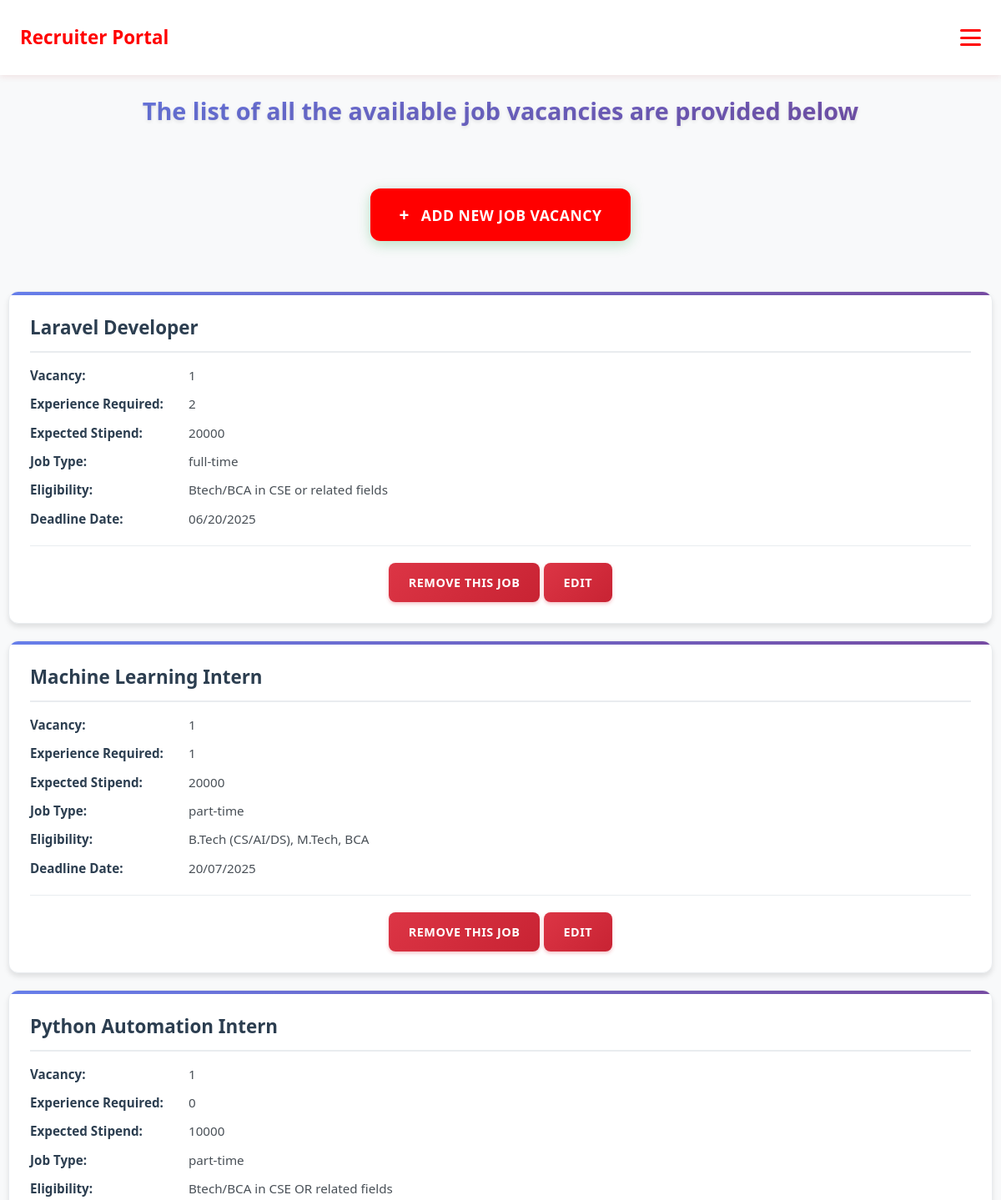
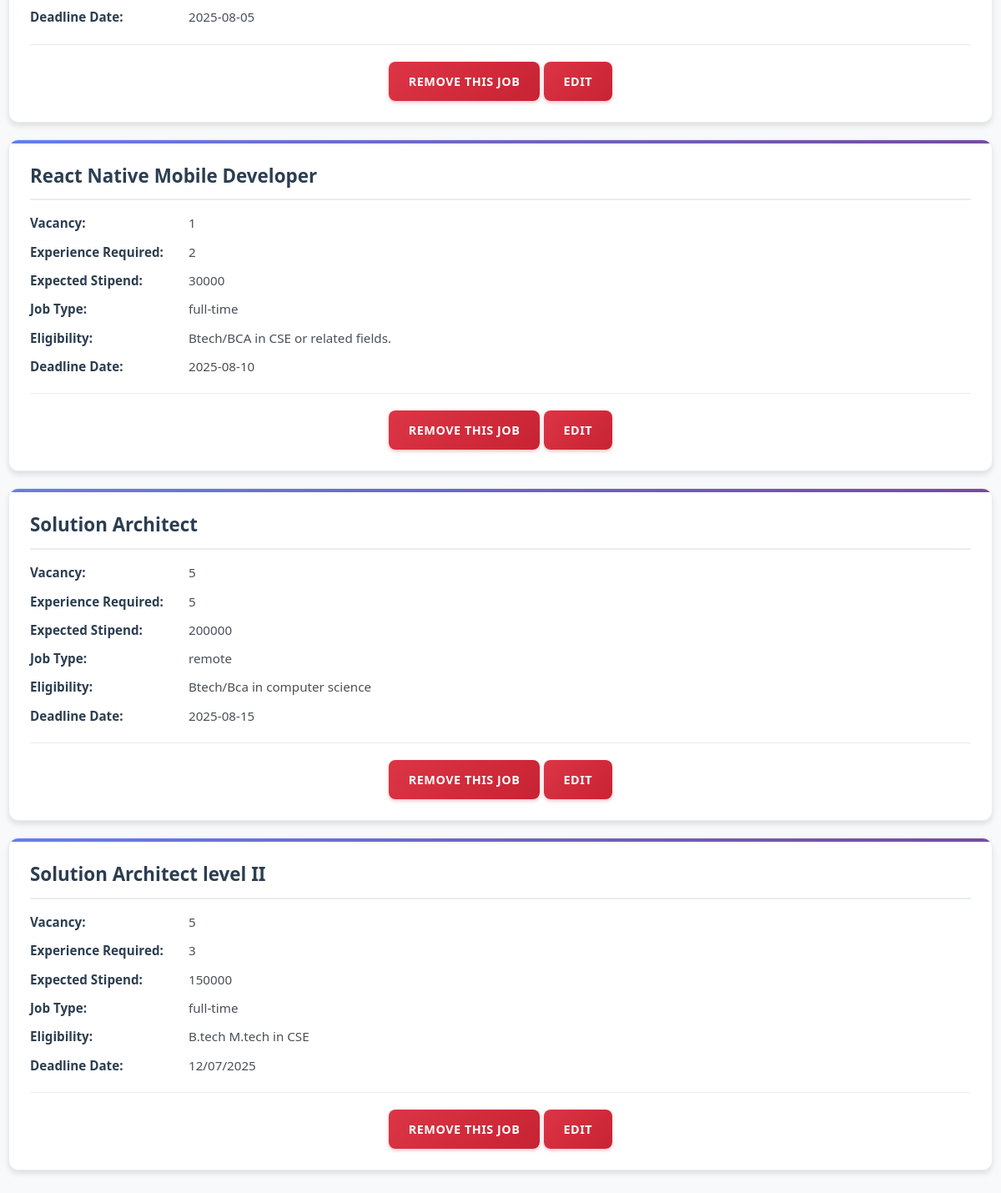
The app's page /webpages/recruiter/managejobvacancy.php (signed in) with its own data (2 pictures, top to bottom).
### tables this page shows
CREATE TABLE `job_vacancy` (
  `JOBTITLE` varchar(50) NOT NULL,
  `VACANCY` int(3) NOT NULL,
  `EXPEREINCE` int(3) NOT NULL,
  `EXPECTEDSTIPEND` int(7) NOT NULL,
  `JOBTYPE` varchar(25) NOT NULL,
  `ELIGIBILITY` varchar(50) NOT NULL,
  `DEADLINEDATE` varchar(14) NOT NULL
);

### webpages/recruiter/managejobvacancy.php (the view, shortened to what this page needs)
<?php
    require("../recruiternavbar.php");
    require("../../dbconn.php");
    $sql = "SELECT * FROM job_vacancy";
    $result = $conn->query($sql);
    $no_data = null;
?>
<!DOCTYPE html>
<html lang="en">
<head>
    <link rel="stylesheet" href="../../styles/manageapp_.css">
</head>
<body>
    <h3>The list of all the available job vacancies are provided below</h3>
    <div class="add-job-section">
        <a href="/INTERNSHIP_PROJECT/backend/addjob.php" class="add-job-btn">
            Add New Job Vacancy
        </a>
    </div>
    <?php if ($no_data): ?>
    <div class="no-data"><?php echo $no_data; ?> </div>
    <?php else: ?>
        <div class="scroll-container">
            <?php while ($row = $result->fetch_assoc()): ?>
                <div class="applicant-card">
                    <h4><?php echo htmlspecialchars($row['JOBTITLE']); ?></h4>
                    <p><strong>Vacancy:</strong> <?php echo $row['VACANCY']; ?></p>
                    <p><strong>Experience Required:</strong> <?php echo $row['EXPEREINCE']; ?></p>
                    <p><strong>Expected Stipend:</strong> <?php echo $row['EXPECTEDSTIPEND']; ?></p>
                    <p><strong>Job Type:</strong> <?php echo $row['JOBTYPE']; ?></p>
                    <p><strong>Eligibility:</strong> <?php echo $row['ELIGIBILITY']; ?></p>
                    <p><strong>Deadline Date:</strong> <?php echo $row['DEADLINEDATE']; ?></p>
                    <div class="action-buttons">
                        <a href="/INTERNSHIP_PROJECT/backend/remove.php?jobtitle=<?php echo urlencode($row['JOBTITLE']); ?>" class="accept-btn">Remove this job</a>
                        <a href="/INTERNSHIP_PROJECT/backend/edit.php?jobtitle=<?php echo urlencode($row['JOBTITLE']); ?>" class="accept-btn">Edit</a>
                    </div>
                </div>
            <?php endwhile; ?>
        </div>
    <?php endif; ?>
</body>
</html>

### webpages/recruiternavbar.php (shortened to what this page needs)
<!DOCTYPE html>
<html lang="en">
<head>
</head>
<body>
<nav class="navbar">
  <div class="navbar-container">
    <div class="navbar-brand">
      <span class="brand-title">Recruiter Portal</span>
    </div>
    <div class="menu-toggle" onclick="toggleMenu()">
      <span></span>
      <span></span>
      <span></span>
    </div>
  </div>
</nav>
</body>
</html>

### styles/manageapp_.css (style rules this page uses)
* { margin: 0; padding: 0; box-sizing: border-box; }
body { font-family: 'Segoe UI', Tahoma, Geneva, Verdana, sans-serif; line-height: 1.6; color: #333; background-color: #f8f9fa; min-height: 100vh; }
h3 { text-align: center; color: #2c3e50; margin-bottom: 30px; font-size: 1.8rem; font-weight: 600; padding: 20px; background: linear-gradient(135deg, #667eea 0%, #764ba2 100%); background-clip: text; -webkit-background-clip: text; -webkit-text-fill-color: transparent; text-shadow: 0 2px 4px rgba(0,0,0,0.1); }
.scroll-container { max-height: 80vh; overflow-y: auto; padding: 10px; scroll-behavior: smooth; }
.applicant-card { background: #fff; border-radius: 12px; padding: 25px; margin-bottom: 20px; box-shadow: 0 4px 6px rgba(0, 0, 0, 0.1); border: 1px solid #e9ecef; transition: all 0.3s ease; position: relative; overflow: hidden; }
.applicant-card::before { content: ''; position: absolute; top: 0; left: 0; width: 100%; height: 4px; background: linear-gradient(90deg, #667eea 0%, #764ba2 100%); }
.applicant-card h4 { color: #2c3e50; font-size: 1.4rem; font-weight: 700; margin-bottom: 15px; padding-bottom: 10px; border-bottom: 2px solid #e9ecef; }
.applicant-card p { margin-bottom: 10px; font-size: 0.95rem; color: #495057; display: flex; align-items: center; }
.applicant-card p strong { color: #2c3e50; font-weight: 600; min-width: 180px; margin-right: 10px; }
.action-buttons { margin-top: 20px; padding-top: 20px; border-top: 1px solid #e9ecef; text-align: center; }
.accept-btn { display: inline-block; background: linear-gradient(135deg, #dc3545 0%, #c82333 100%); color: #fff; text-decoration: none; padding: 12px 24px; border-radius: 8px; font-size: 0.9rem; font-weight: 600; transition: all 0.3s ease; box-shadow: 0 2px 4px rgba(220, 53, 69, 0.3); text-transform: uppercase; letter-spacing: 0.5px; }
.applicant-card { animation: fadeInUp 0.5s ease-out; }

### webpages/recruiternavbar.php (style rules this page uses)
:root { --red-primary: red; --red-dark: red; --red-light: #ef9a9a; --white: #ffffff; --gray-light: #fafafa; --transition-speed: 0.3s; --navbar-height: 90px; }
* { box-sizing: border-box; margin: 0; padding: 0; }
body { font-family: "Segoe UI", Tahoma, Geneva, Verdana, sans-serif; background-color: var(--gray-light); color: var(--red-dark); }
.navbar { background-color: var(--white); box-shadow: 0 2px 8px rgba(179, 28, 28, 0.1); position: sticky; top: 0; z-index: 1000; }
.navbar-container { max-width: 12500px; margin: 0 auto; display: flex; align-items: center; justify-content: space-between; padding: 0 1.5rem; height: var(--navbar-height); }
.navbar-brand { display: flex; align-items: center; gap: 0.75rem; }
.brand-title { font-size: 1.4rem; font-weight: bold; color: red; white-space: nowrap; }
.menu-toggle { display: none; flex-direction: column; justify-content: space-between; width: 25px; height: 20px; cursor: pointer; line-height: 20px; }
.menu-toggle span { height: 3px; background-color: var(--red-primary); border-radius: 2px; transition: 0.3s ease; }
@media (max-width: 1280px) { .menu-toggle { display: flex; } }

### webpages/recruiter/managejobvacancy.php (style rules this page uses)
.add-job-section { text-align: center; margin: 20px 0 30px 0; padding: 20px; }
.add-job-btn { display: inline-block; background: linear-gradient(135deg, red 0%, red 100%); color: #fff; text-decoration: none; padding: 15px 35px; border-radius: 12px; font-size: 1.1rem; font-weight: 600; transition: all 0.3s ease; box-shadow: 0 4px 15px rgba(40, 167, 69, 0.3); text-transform: uppercase; letter-spacing: 0.5px; border: none; cursor: pointer; position: relative; }
.add-job-btn::before { content: '+ '; font-size: 1.3rem; font-weight: bold; margin-right: 8px; }

### records on screen
job_vacancy: JOBTITLE "Laravel Developer", VACANCY "1", EXPEREINCE "2", EXPECTEDSTIPEND "20000", JOBTYPE "full-time", ELIGIBILITY "Btech/BCA in CSE or related fields", DEADLINEDATE "06/20/2025"
job_vacancy: JOBTITLE "Machine Learning Intern", VACANCY "1", EXPEREINCE "1", EXPECTEDSTIPEND "20000", JOBTYPE "part-time", ELIGIBILITY "B.Tech (CS/AI/DS), M.Tech, BCA", DEADLINEDATE "20/07/2025"
job_vacancy: JOBTITLE "Python Automation Intern", VACANCY "1", EXPEREINCE "0", EXPECTEDSTIPEND "10000", JOBTYPE "part-time", ELIGIBILITY "Btech/BCA in CSE OR related fields", DEADLINEDATE "2025-08-05"
job_vacancy: JOBTITLE "React Native Mobile Developer", VACANCY "1", EXPEREINCE "2", EXPECTEDSTIPEND "30000", JOBTYPE "full-time", ELIGIBILITY "Btech/BCA in CSE or related fields.", DEADLINEDATE "2025-08-10"
job_vacancy: JOBTITLE "Solution Architect", VACANCY "5", EXPEREINCE "5", EXPECTEDSTIPEND "200000", JOBTYPE "remote", ELIGIBILITY "Btech/Bca in computer science", DEADLINEDATE "2025-08-15"
job_vacancy: JOBTITLE "Solution Architect level II", VACANCY "5", EXPEREINCE "3", EXPECTEDSTIPEND "150000", JOBTYPE "full-time", ELIGIBILITY "B.tech M.tech in CSE", DEADLINEDATE "12/07/2025"
